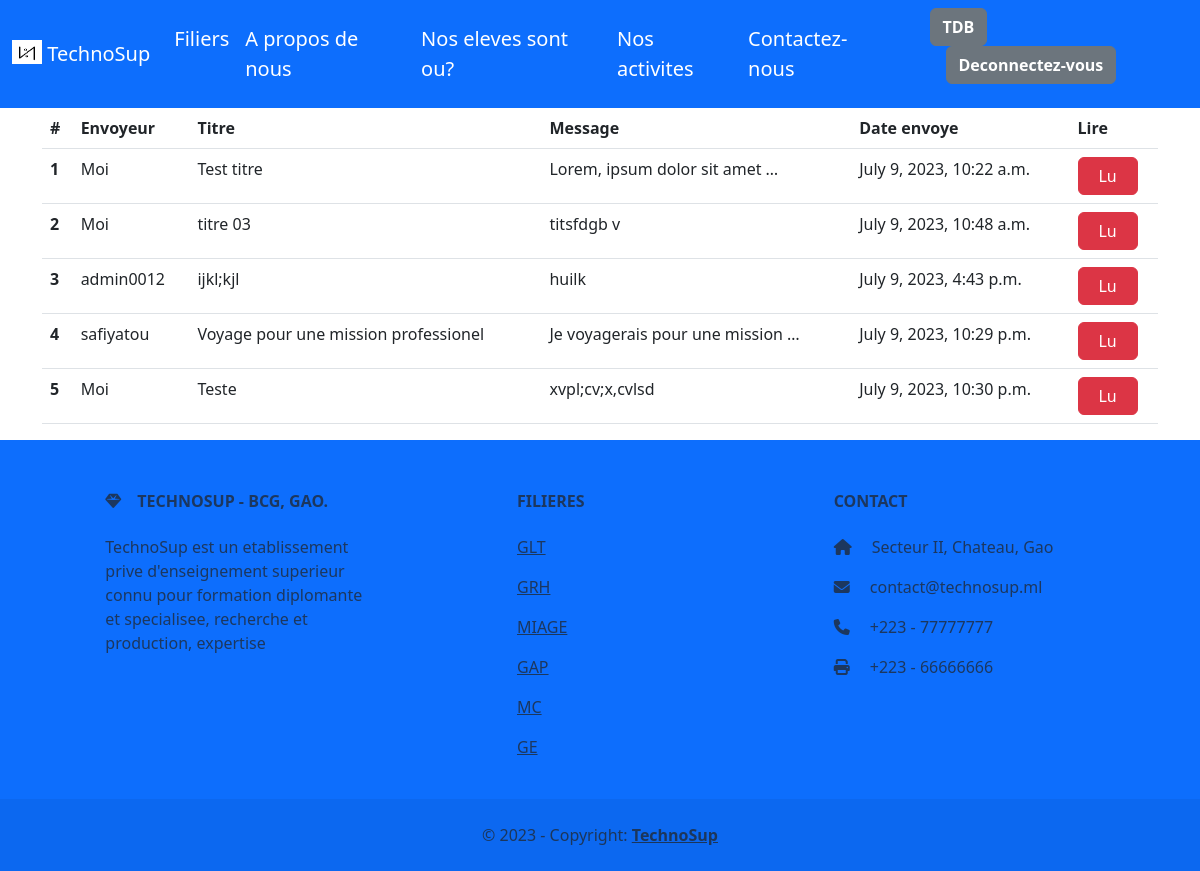
Page /messages/ (signed in) on the committed database.
### app/models.py (models this page shows, shortened)
class Message(models.Model):
    envoyeur = models.ForeignKey(CustomUser, on_delete=models.CASCADE)
    titre_message = models.CharField(max_length=100)
    message = models.TextField()
    destinataire_email = models.EmailField()
    date_cree = models.DateTimeField(auto_now_add=True)
    lu = models.BooleanField(default=False)

class CustomUser(AbstractUser):
    USER = (
        ('ADMIN', 'ADMIN'),
        ('STAFF', 'STAFF'),
        ('STUDENT', 'STUDENT'),
    )
    user_type = models.CharField(choices=USER, max_length=50, default='ADMIN')

### app/hod_views.py (the view)
# urls.py: path('messages/', hod_views.view_messages, name='messages'),
def view_messages(request):
    inboxes = Message.objects.filter(
            Q(destinataire_email=request.user.email) | Q(envoyeur=request.user)
        )
    context = {
        'inboxes': inboxes
    }
    return render(request, 'hod/view_messages.html', context)

### templates/hod/view_messages.html
{% extends "base.html" %}
{% block content %}
<div class="container pt-5">
    <table class="table">
        <thead>
            <tr>
                <th scope="col">#</th>
                <th scope="col">Envoyeur</th>
                <th scope="col">Titre</th>
                <th scope="col">Message</th>
                <th scope="col">Date envoye</th>
                <th scope="col">Lire</th>
            </tr>
        </thead>
        <tbody>
            {% for inbox in inboxes %}
            <tr>
                <th scope="row">{{ forloop.counter }}</th>
                <td>
                    {% if request.user.username != inbox.envoyeur.username %}
                    {{ inbox.envoyeur }}
                    {% else %}
                    Moi
                    {% endif %}
                </td>
                <td>{{ inbox.titre_message }}</td>
                <td>{{ inbox.message|truncatewords:5 }}</td>
                <td>{{ inbox.date_cree }}</td>
                {% if inbox.lu %}
                <td><a href="{% url 'message' inbox.id %}" class="btn btn-danger mx-auto" style="width:60px;">Lu</a>
                </td>
                {% else %}
                <td><a href="{% url 'message' inbox.id %}" class="btn btn-info mx-auto" style="width:60px;">Lire</a>
                </td>
                {% endif %}
            </tr>
            {% endfor %}
        </tbody>
    </table>
</div>
{% endblock content %}

### static/css/custom.css (style rules this page uses)
body::before { display: block; content: ""; height: 60px; }

### rows in the picture
Message: shows "Moi", titre_message "Test titre", message "Lorem, ipsum dolor sit amet …", date_cree "July 9, 2023, 10:22 a.m.", lu "Lu"
Message: shows "Moi", titre_message "titre 03", message "titsfdgb v", date_cree "July 9, 2023, 10:48 a.m.", lu "Lu"
Message: envoyeur "admin0012", titre_message "ijkl;kjl", message "huilk", date_cree "July 9, 2023, 4:43 p.m.", lu "Lu"
Message: envoyeur "safiyatou", titre_message "Voyage pour une mission professionel", message "Je voyagerais pour une mission …", date_cree "July 9, 2023, 10:29 p.m.", lu "Lu"
Message: shows "Moi", titre_message "Teste", message "xvpl;cv;x,cvlsd", date_cree "July 9, 2023, 10:30 p.m.", lu "Lu"
